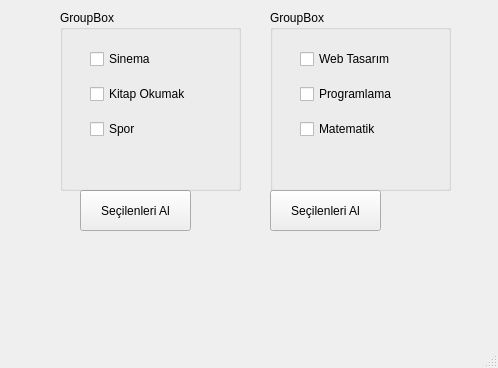
<?xml version="1.0" encoding="UTF-8"?>
<ui version="4.0">
 <class>MainWindow</class>
 <widget class="QMainWindow" name="MainWindow">
  <property name="geometry">
   <rect>
    <x>0</x>
    <y>0</y>
    <width>498</width>
    <height>368</height>
   </rect>
  </property>
  <property name="windowTitle">
   <string>MainWindow</string>
  </property>
  <widget class="QWidget" name="centralwidget">
   <widget class="QPushButton" name="btnHobilerSecilenleriAl">
    <property name="geometry">
     <rect>
      <x>80</x>
      <y>190</y>
      <width>111</width>
      <height>41</height>
     </rect>
    </property>
    <property name="text">
     <string>Seçilenleri Al</string>
    </property>
   </widget>
   <widget class="QLabel" name="lblResultHobiler">
    <property name="geometry">
     <rect>
      <x>80</x>
      <y>240</y>
      <width>111</width>
      <height>101</height>
     </rect>
    </property>
    <property name="text">
     <string/>
    </property>
   </widget>
   <widget class="QGroupBox" name="groupHobiler">
    <property name="geometry">
     <rect>
      <x>60</x>
      <y>10</y>
      <width>181</width>
      <height>181</height>
     </rect>
    </property>
    <property name="title">
     <string>GroupBox</string>
    </property>
    <widget class="QWidget" name="">
     <property name="geometry">
      <rect>
       <x>30</x>
       <y>30</y>
       <width>111</width>
       <height>111</height>
      </rect>
     </property>
     <layout class="QVBoxLayout" name="verticalLayout">
      <item>
       <widget class="QCheckBox" name="cbSinema">
        <property name="text">
         <string>Sinema</string>
        </property>
       </widget>
      </item>
      <item>
       <widget class="QCheckBox" name="cbKitapOkumak">
        <property name="text">
         <string>Kitap Okumak</string>
        </property>
       </widget>
      </item>
      <item>
       <widget class="QCheckBox" name="cbSpor">
        <property name="text">
         <string>Spor</string>
        </property>
       </widget>
      </item>
     </layout>
    </widget>
   </widget>
   <widget class="QGroupBox" name="groupDersler">
    <property name="geometry">
     <rect>
      <x>270</x>
      <y>10</y>
      <width>181</width>
      <height>181</height>
     </rect>
    </property>
    <property name="title">
     <string>GroupBox</string>
    </property>
    <widget class="QWidget" name="layoutWidget">
     <property name="geometry">
      <rect>
       <x>30</x>
       <y>30</y>
       <width>111</width>
       <height>111</height>
      </rect>
     </property>
     <layout class="QVBoxLayout" name="verticalLayout_2">
      <item>
       <widget class="QCheckBox" name="cbWebTasarim">
        <property name="text">
         <string>Web Tasarım</string>
        </property>
       </widget>
      </item>
      <item>
       <widget class="QCheckBox" name="cbProgramlama">
        <property name="text">
         <string>Programlama</string>
        </property>
       </widget>
      </item>
      <item>
       <widget class="QCheckBox" name="cbMatematik">
        <property name="text">
         <string>Matematik</string>
        </property>
       </widget>
      </item>
     </layout>
    </widget>
   </widget>
   <widget class="QPushButton" name="btnDerslerSecilenleriAl">
    <property name="geometry">
     <rect>
      <x>270</x>
      <y>190</y>
      <width>111</width>
      <height>41</height>
     </rect>
    </property>
    <property name="text">
     <string>Seçilenleri Al</string>
    </property>
   </widget>
   <widget class="QLabel" name="lblResultDersler">
    <property name="geometry">
     <rect>
      <x>270</x>
      <y>240</y>
      <width>111</width>
      <height>101</height>
     </rect>
    </property>
    <property name="text">
     <string/>
    </property>
   </widget>
  </widget>
  <widget class="QMenuBar" name="menubar">
   <property name="geometry">
    <rect>
     <x>0</x>
     <y>0</y>
     <width>498</width>
     <height>18</height>
    </rect>
   </property>
  </widget>
  <widget class="QStatusBar" name="statusbar"/>
 </widget>
 <resources/>
 <connections/>
</ui>
